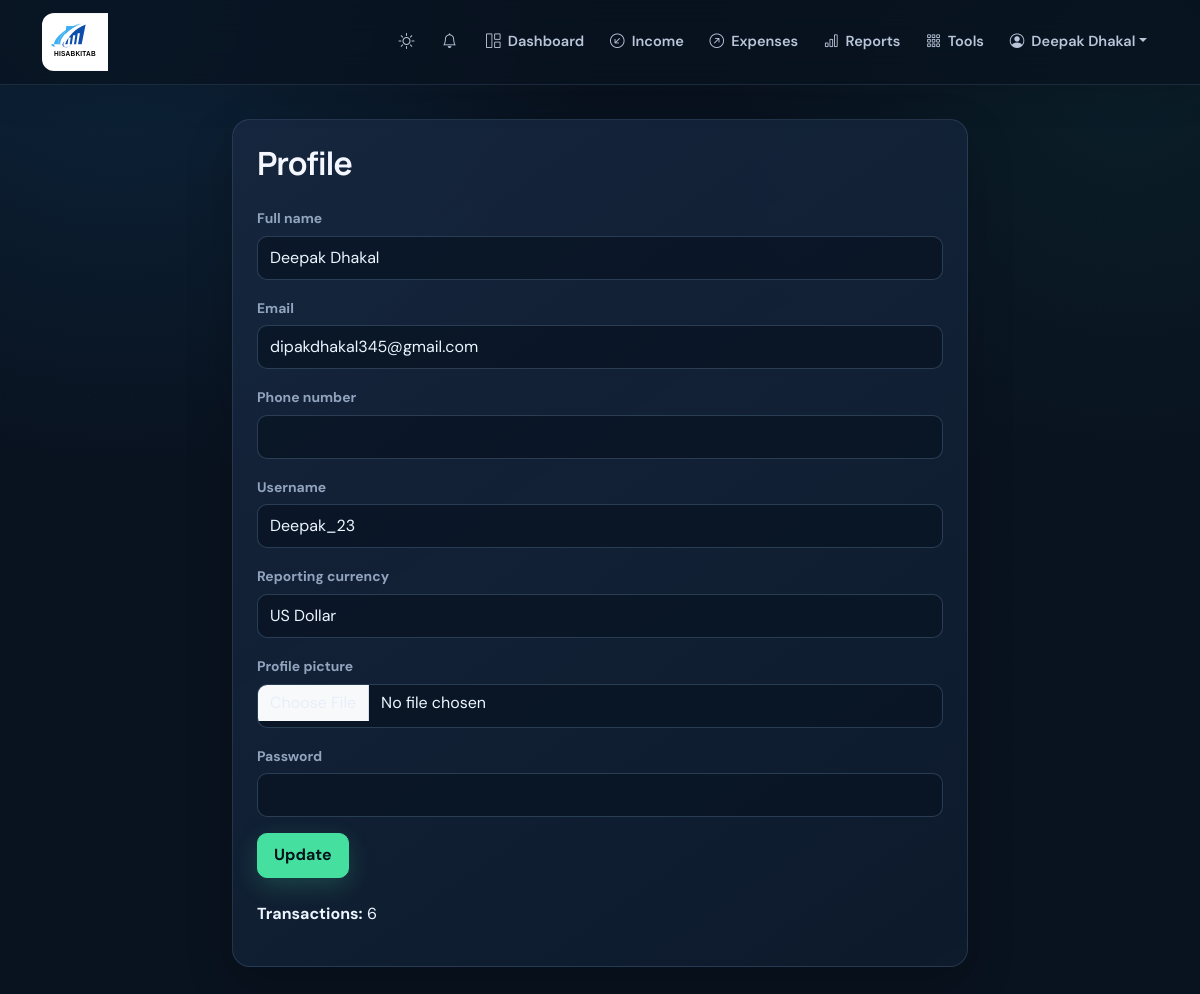
Page /profile/ (signed in) on the committed database.
### finance/models.py (models this page shows, shortened)
class User(AbstractUser):
    full_name = models.CharField(max_length=150, blank=True)
    email = models.EmailField(unique=True, validators=[validate_com_email])
    phone_number = models.CharField(max_length=16, unique=True, blank=True, null=True)
    reporting_currency = models.CharField(max_length=10, default='USD')
    profile_picture = models.ImageField(upload_to='profile_pictures/', blank=True)
    onboarding_complete = models.BooleanField(default=False)

### finance/views.py (the view)
# urls.py: path('profile/', views.profile_view, name='profile'),
@login_required
def profile_view(request):
    if request.method == 'POST':
        form = ProfileForm(request.POST, request.FILES, instance=request.user)
        if form.is_valid():
            user = form.save(commit=False)
            password = form.cleaned_data.get('password')
            if password:
                user.set_password(password)
            user.save()
            messages.success(request, 'Profile updated.')
            return redirect('profile')
    else:
        form = ProfileForm(instance=request.user)
    return render(request, 'finance/profile.html', {'form': form, 'transaction_count': Income.objects.filter(user=request.user).count() + Expense.objects.filter(user=request.user).count()})

### finance/forms.py (shortened to what this page needs)
class ProfileForm(StyledFormMixin, forms.ModelForm):
    password = forms.CharField(required=False, widget=forms.PasswordInput, help_text='Leave blank to keep current password')
    class Meta:
        model = User
        fields = ('full_name', 'email', 'phone_number', 'username', 'reporting_currency', 'profile_picture')
    def __init__(self, *args, **kwargs):
        super().__init__(*args, **kwargs)
        self.fields['password'].required = False
        self.fields['phone_number'].required = True
        add_currency_choices(self.fields['reporting_currency'])

### finance/context_processors.py (called while the page is built)
def notifications(request):
    if not request.user.is_authenticated:
        return {}
    notification_qs = request.user.notifications.filter(is_read=False)
    return {
        'unread_notifications': notification_qs[:5],
        'unread_notification_count': notification_qs.count(),
    }

### finance/forms.py (called while the page is built)
def add_currency_choices(field):
    field.choices = Income.CURRENCY_CHOICES
    field.widget = forms.Select(
        choices=Income.CURRENCY_CHOICES,
        attrs={'class': 'form-select'},
    )

### finance/templates/finance/profile.html (shortened to what this page needs)
{% extends 'finance/base.html' %}
{% block content %}
<div class="row justify-content-center">
    <div class="col-md-8">
        <div class="card shadow-sm p-4">
            <h2 class="mb-4">Profile</h2>
            <form method="post" enctype="multipart/form-data">
                {% for field in form %}
                <div class="mb-3">
                    <label class="form-label">{{ field.label }}</label>
                    {{ field }}
                </div>
                {% endfor %}
                <button class="btn btn-primary" type="submit">Update</button>
            </form>
            <div class="mt-4">
                <p><strong>Transactions:</strong> {{ transaction_count }}</p>
            </div>
        </div>
    </div>
</div>
{% endblock %}

### finance/templates/finance/base.html (shortened to what this page needs)
<!DOCTYPE html>
{% load static %}
<html lang="en">
<head>
    <link href="https://cdn.jsdelivr.net/npm/bootstrap@5.3.3/dist/css/bootstrap.min.css" rel="stylesheet">
    <link href="https://cdn.jsdelivr.net/npm/bootstrap-icons@1.11.3/font/bootstrap-icons.min.css" rel="stylesheet">
    <link href="{% static 'css/app.css' %}?v=5" rel="stylesheet">
</head>
<body class="{% block body_class %}{% endblock %}">
<nav class="navbar navbar-expand-lg site-nav">
    <div class="container">
        <a class="navbar-brand d-flex align-items-center" href="{% url 'dashboard' %}">
            <img src="{% static 'img/logo.svg' %}?v=2" alt="HisabKitab" class="brand-logo"/>
        </a>
        <div class="collapse navbar-collapse" id="navbarNav">
            <ul class="navbar-nav ms-auto align-items-lg-center gap-lg-1">
                <li class="nav-item"><button class="theme-toggle" type="button" data-theme-toggle aria-label="Switch color theme" title="Switch color theme"></button></li>
                {% if user.is_authenticated %}
                <li class="nav-item dropdown"><a class="nav-link position-relative" href="#" role="button" data-bs-toggle="dropdown" aria-label="Notifications"><i class="bi bi-bell"></i></a></li>
                <li class="nav-item" data-tour="dashboard"><a class="nav-link {% if request.resolver_match.url_name == 'dashboard' %}active{% endif %}" href="{% url 'dashboard' %}"><i class="bi bi-grid-1x2"></i> Dashboard</a></li>
                <li class="nav-item"><a class="nav-link {% if request.resolver_match.url_name == 'income_list' %}active{% endif %}" href="{% url 'income_list' %}"><i class="bi bi-arrow-down-left-circle"></i> Income</a></li>
                <li class="nav-item"><a class="nav-link {% if request.resolver_match.url_name == 'expense_list' %}active{% endif %}" href="{% url 'expense_list' %}"><i class="bi bi-arrow-up-right-circle"></i> Expenses</a></li>
                <li class="nav-item"><a class="nav-link {% if request.resolver_match.url_name == 'reports' %}active{% endif %}" href="{% url 'reports' %}"><i class="bi bi-bar-chart"></i> Reports</a></li>
                <li class="nav-item"><a class="nav-link {% if request.resolver_match.url_name == 'financial_tools' %}active{% endif %}" href="{% url 'financial_tools' %}"><i class="bi bi-grid-3x3-gap"></i> Tools</a></li>
                <li class="nav-item dropdown"><a class="nav-link dropdown-toggle" href="#" role="button" data-bs-toggle="dropdown"><i class="bi bi-person-circle"></i> {{ user.full_name|default:user.username }}</a></li>
                {% else %}<li class="nav-item"><a class="nav-link" href="{% url 'login' %}">Login</a></li><li class="nav-item"><a class="btn btn-primary btn-sm px-3 ms-lg-2" href="{% url 'register' %}">Get started</a></li>{% endif %}</ul>
        </div>
    </div>
</nav>
<main class="container app-content">
    {% block content %}{% endblock %}
</main>
</body>
</html>

### rows in the picture
User: full_name "Deepak Dhakal", form "Deepak Dhakal" "dipakdhakal345@gmail.com" "Deepak_23" "US Dollar"

### other values in the picture
{{ field.label }} "Full name" "Email" "Phone number" "Username" "Reporting currency" "Profile picture" "Password"
{{ transaction_count }} "6"
